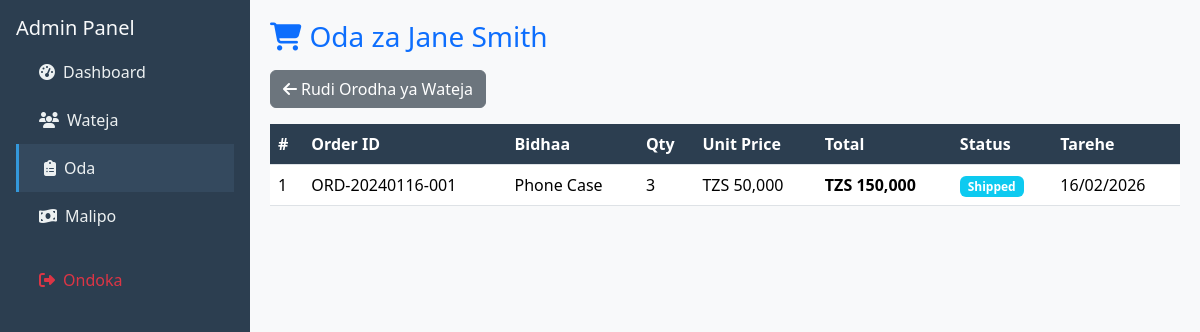
Screenshot of /customer_orders.php?id=2 (signed in) with the database file from the repository.
### tables this page shows
CREATE TABLE customers (
    id INT AUTO_INCREMENT PRIMARY KEY,
    name VARCHAR(100) NOT NULL,
    phone VARCHAR(20) UNIQUE NOT NULL,
    email VARCHAR(100),
    address TEXT,
    password VARCHAR(255),
    role ENUM('customer','admin') DEFAULT 'customer',
    date_created TIMESTAMP DEFAULT CURRENT_TIMESTAMP
);

CREATE TABLE orders (
    id INT AUTO_INCREMENT PRIMARY KEY,
    order_id VARCHAR(50) UNIQUE NOT NULL,
    customer_id INT NOT NULL,
    customer_name VARCHAR(100) NOT NULL,
    phone VARCHAR(20) NOT NULL,
    product_name VARCHAR(100) NOT NULL,
    quantity INT DEFAULT 1,
    unit_price DECIMAL(10,2) NOT NULL,
    total_price DECIMAL(10,2) NOT NULL,
    status ENUM('Processing','Shipped','Delivered','Cancelled') DEFAULT 'Processing',
    description TEXT,
    date_created TIMESTAMP DEFAULT CURRENT_TIMESTAMP,
    FOREIGN KEY (customer_id) REFERENCES customers(id) ON DELETE CASCADE
);

### customer_orders.php (the view, shortened to what this page needs)
<?php
require '../db.php';
$customer_id = intval($_GET['id'] ?? 0);
$error = '';
$customer = null;
if (!$error) {
    $stmt = $conn->prepare("SELECT * FROM customers WHERE id = ?");
    $stmt->execute([$customer_id]);
    $customer = $stmt->fetch(PDO::FETCH_ASSOC);
}
$orders = [];
if (!$error) {
    $orderStmt = $conn->prepare("
        SELECT * FROM orders
        WHERE customer_id = ?
        ORDER BY date_created DESC
    ");
    $orderStmt->execute([$customer_id]);
    $orders = $orderStmt->fetchAll(PDO::FETCH_ASSOC);
}
?>
<!DOCTYPE html>
<html lang="sw">
<head>
<link href="https://cdn.jsdelivr.net/npm/bootstrap@5.3.3/dist/css/bootstrap.min.css" rel="stylesheet">
<link href="https://cdnjs.cloudflare.com/ajax/libs/font-awesome/6.4.0/css/all.min.css" rel="stylesheet">
</head>
<body>
<div class="sidebar">
    <div class="p-3">
        <h5 class="text-light">Admin Panel</h5>
        <a href="admin_dashboard.php"><i class="fas fa-tachometer-alt me-2"></i>Dashboard</a>
        <a href="customers.php"><i class="fas fa-users me-2"></i>Wateja</a>
        <a href="orders.php" class="active"><i class="fas fa-clipboard-list me-2"></i>Oda</a>
        <a href="payments.php"><i class="fas fa-money-bill-wave me-2"></i>Malipo</a>
        <a href="../admin_logout.php" class="text-danger mt-3"><i class="fas fa-sign-out-alt me-2"></i>Ondoka</a>
    </div>
</div>
<div class="main-content">
    <?php if ($error): ?>
        <div class="alert alert-danger">
            <i class="fas fa-exclamation-circle"></i> <?= htmlspecialchars($error) ?>
        </div>
    <?php else: ?>
        <h3 class="text-primary mb-3">
            <i class="fas fa-shopping-cart me-2"></i>Oda za <?= htmlspecialchars($customer['name']) ?>
        </h3>
        <a href="customers.php" class="btn btn-secondary mb-3">
            <i class="fas fa-arrow-left me-1"></i>Rudi Orodha ya Wateja
        </a>
        <?php if (count($orders) > 0): ?>
            <div class="table-responsive">
                <table class="table table-hover">
                    <thead>
                        <tr>
                            <th>#</th>
                            <th>Order ID</th>
                            <th>Bidhaa</th>
                            <th>Qty</th>
                            <th>Unit Price</th>
                            <th>Total</th>
                            <th>Status</th>
                            <th>Tarehe</th>
                        </tr>
                    </thead>
                    <tbody>
                        <?php foreach ($orders as $i => $ord): ?>
                        <tr>
                            <td><?= $i + 1 ?></td>
                            <td><?= htmlspecialchars($ord['order_id']) ?></td>
                            <td><?= htmlspecialchars($ord['product_name']) ?></td>
                            <td><?= intval($ord['quantity']) ?></td>
                            <td>TZS <?= number_format($ord['unit_price']) ?></td>
                            <td><strong>TZS <?= number_format($ord['total_price']) ?></strong></td>
                            <td>
                                <span class="badge bg-<?=
                                    $ord['status'] === 'Delivered' ? 'success' :
                                    ($ord['status'] === 'Shipped' ? 'info' : 'warning')
                                ?>">
                                    <?= htmlspecialchars($ord['status']) ?>
                                </span>
                            </td>
                            <td>
                                <?= !empty($ord['date_created']) ? date('d/m/Y', strtotime($ord['date_created'])) : '-' ?>
                            </td>
                        </tr>
                        <?php endforeach; ?>
                    </tbody>
                </table>
            </div>
        <?php else: ?>
            <div class="alert alert-info">
                <i class="fas fa-info-circle"></i> Hakuna oda kwa mteja huyu bado.
            </div>
        <?php endif; ?>
    <?php endif; ?>
</div>
</body>
</html>

### customer_orders.php (style rules this page uses)
body { font-family: 'Segoe UI', sans-serif; background: #f8f9fa; }
.sidebar { width: 250px; background: #2c3e50; color: white; position: fixed; height: 100vh; }
.sidebar a { color: #ecf0f1; padding: 12px 20px; display: block; text-decoration: none; border-left: 3px solid transparent; transition: all .3s; }
.sidebar a:hover, .sidebar a.active { background: #34495e; border-left: 3px solid #3498db; padding-left: 25px; }
.main-content { margin-left: 250px; padding: 20px; }
.table th { background-color: #2c3e50; color: white; }

### rows the page displays
customers: name "Jane Smith"
orders: order "ORD-20240116-001", product_name "Phone Case", quantity "3", unit_price "50,000", total_price "150,000", status "Shipped", date_created "16/02/2026"
